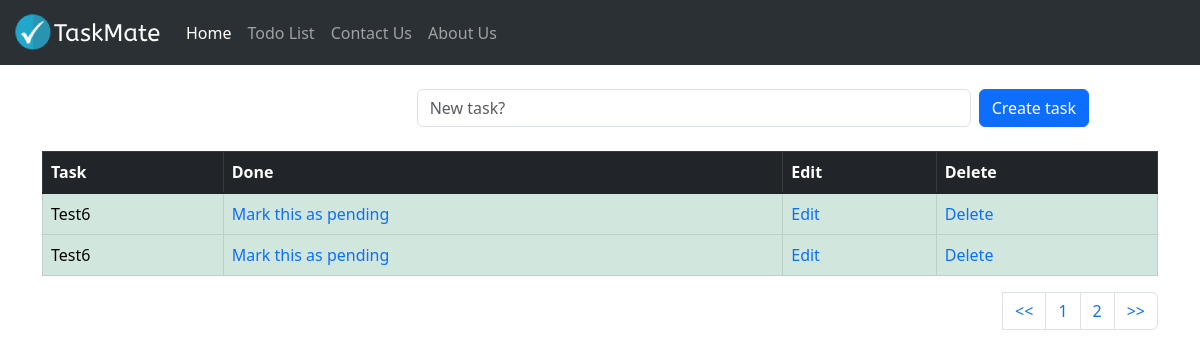
Page /todolist/?pg=2 on the earlier database version.
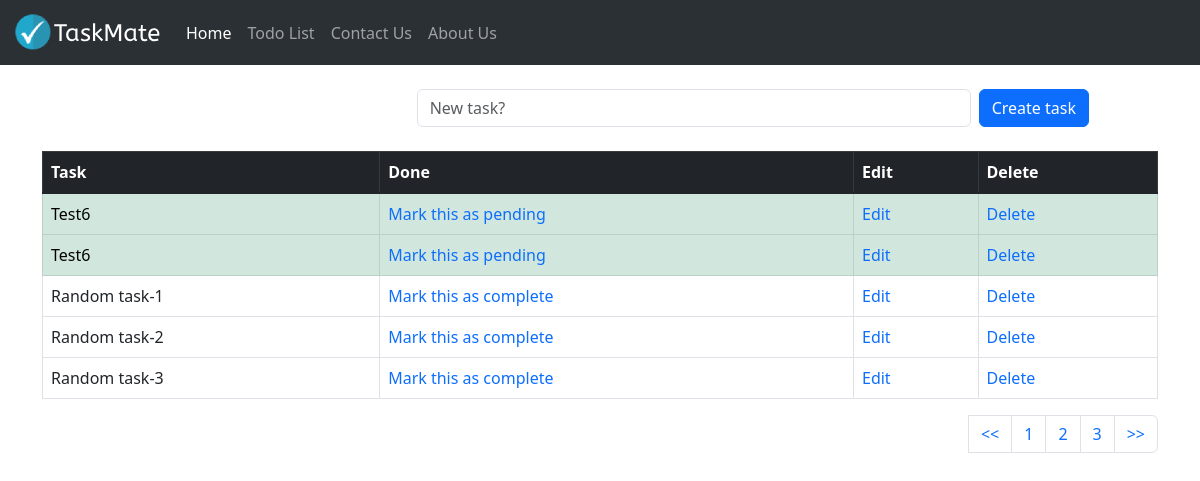
Same page on the later database version.
### todolist_app/models.py (models this page shows, shortened)
class TaskList(models.Model):
    task = models.CharField(max_length=300)
    done = models.BooleanField(default=False)

### todolist_app/views.py (the view)
# urls.py: path('todolist/', include('todolist_app.urls')),
def todolist(request):
    if request.method == "POST":
        form = Taskform(request.POST or None)
        if form.is_valid:
            form.save()
        messages.success(request,("Task added successfully!"))
        return redirect('todolist')
    else:
        all_tasks = TaskList.objects.all()
        paginator = Paginator(all_tasks, 5)
        page = request.GET.get('pg')
        all_tasks = paginator.get_page(page)
        return render(request,'todolist.html',{'all_tasks':all_tasks})

### todolist_app/templates/todolist.html (shortened to what this page needs)
{% extends 'base.html' %}
{% block content %}
    <br/>
    <div class="container">
    <form method="POST" class="row align-items-center g-2">
        <label class="col-lg-4 col-form-label"></label>
        <div class="col-md-6 col-lg-6">
            <input type="text" class="form-control" placeholder="New task?" name="task">
        </div>
        <div class="col-lg-2">
            <button type="submit" class="btn btn-primary w-auto text-nowrap">Create task</button>
        </div>
    </form>
    <br/>
    <table class="table table-bordered" >
        <thead class="table table-dark"  >
            <tr>
                <th scope="col">Task</th>
                <th scope="col">Done</th>
                <th scope="col">Edit</th>
                <th scope="col">Delete</th>
                </tr>
        </thead>
        <tbody class="table-group-divider">
            {% if all_tasks%}
                {% for obj in all_tasks %}
                    {% if obj.done%}
                        <tr class="table table-success">
                            <td>{{obj.task}}</td>
                            <td><a href="{% url 'pending_task' obj.id %}" style="text-decoration: none;">Mark this as pending</a></td>
                            <td><a href="{% url 'edit_task' obj.id %}" style="text-decoration: none;">Edit</a></td>
                            <td><a href="{% url 'delete_task' obj.id %}" style="text-decoration: none;">Delete</a></td>
                        </tr>
                    {% else %}
                        <tr>
                            <td>{{obj.task}}</td>
                            <td><a href="{% url 'complete_task' obj.id %}" style="text-decoration: none;">Mark this as complete</a></td>
                            <td><a href="{% url 'edit_task' obj.id %}" style="text-decoration: none;">Edit</a></td>
                            <td><a href="{% url 'delete_task' obj.id %}" style="text-decoration: none;">Delete</a></td>
                        </tr>
                    {% endif %}
                {% endfor %}
            {% endif %}
        </tbody>
    </table>
    <nav aria-label="Page navigation example">
        <ul class="pagination justify-content-end">
        <li>
            <a class="page-link" href="?pg=1"><<</a>
        </li>
        {% if all_tasks.has_previous %}
            <li class="page-item"><a class="page-link" href="?pg={{ all_tasks.previous_page_number}}">{{ all_tasks.previous_page_number}}</a></li>
        {% endif %}
        <li class="page-item"><a class="page-link" href="?pg={{ all_tasks.number}}">{{ all_tasks.number}}</a></li>
        {% if all_tasks.has_next %}
            <li class="page-item"><a class="page-link" href="?pg={{ all_tasks.next_page_number}}">{{ all_tasks.next_page_number}}</a></li>
        {%endif%}
        <li class="page-item">
            <a class="page-link" href="?pg={{all_tasks.paginator.num_pages}}">>></a>
        </li>
        </ul>
    </nav>
</div>
{% endblock content %}

### templates/base.html (shortened to what this page needs)
{% load static %}
<!DOCTYPE html>
<html lang="en">
  <head>
    <link
      href="https://cdn.jsdelivr.net/npm/bootstrap@5.3.0-alpha3/dist/css/bootstrap.min.css"
      rel="stylesheet"
    />
    <nav class="navbar navbar-expand-lg bg-body-tertiary" data-bs-theme="dark">
      <div class="container-fluid">
        <a class="navbar-brand" href="{% url 'index' %}"><img src = "{% static "images/logo.png" %}" alt="TaskMate"></a>
        <div class="collapse navbar-collapse" id="navbarNav">
          <ul class="navbar-nav">
            <li class="nav-item">
              <a class="nav-link active" aria-current="page" href="{% url 'index' %}">Home</a>
            </li>
            <li class="nav-item">
              <a class="nav-link" href="{% url 'todolist' %}">Todo List</a>
            </li>
            <li class="nav-item">
              <a class="nav-link" href="{% url 'contact' %}">Contact Us</a>
            </li>
            <li class="nav-item">
              <a class="nav-link" href="{% url 'about' %}">About Us</a>
            </li>
          </ul>
        </div>
      </div>
    </nav>
  </head>
  <body>
    {% block content %}
    {% endblock content %}
  </body>
</html>

Differences in the rows shown:
added TaskList: task "Random task-1"
added TaskList: task "Random task-2"
added TaskList: task "Random task-3"
Other differences:
{{ all_tasks.next_page_number }}: (not shown) → "3"
